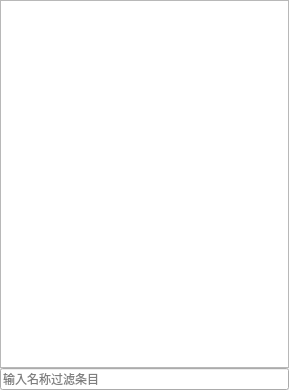
<?xml version="1.0" encoding="UTF-8"?>
<ui version="4.0">
 <class>DataTreeWig</class>
 <widget class="QWidget" name="DataTreeWig">
  <property name="geometry">
   <rect>
    <x>0</x>
    <y>0</y>
    <width>289</width>
    <height>390</height>
   </rect>
  </property>
  <property name="windowTitle">
   <string>Form</string>
  </property>
  <layout class="QGridLayout" name="gridLayout">
   <property name="leftMargin">
    <number>0</number>
   </property>
   <property name="topMargin">
    <number>0</number>
   </property>
   <property name="rightMargin">
    <number>0</number>
   </property>
   <property name="bottomMargin">
    <number>0</number>
   </property>
   <property name="spacing">
    <number>0</number>
   </property>
   <item row="0" column="0">
    <widget class="QTreeView" name="treeView"/>
   </item>
   <item row="1" column="0">
    <widget class="QLineEdit" name="lineEdit">
     <property name="placeholderText">
      <string>输入名称过滤条目</string>
     </property>
    </widget>
   </item>
  </layout>
 </widget>
 <resources/>
 <connections/>
</ui>
